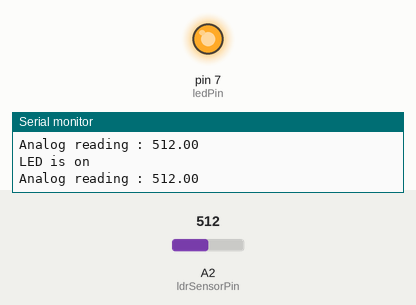
Simulated run of this sketch. Board: Arduino Uno, built with avr-gcc and run on an emulated ATmega328P. Shown: output pins drawn as LEDs (lit = HIGH), the last lines printed to the serial monitor. Inputs (shaded band) come from the test bench; at power-on: A2 (ldrSensorPin) = 512.

Above: at 1.2 s.
1.3 s: A2 (ldrSensorPin) set to 243
4.3 s: A2 (ldrSensorPin) set to 213
At 5.5 s:
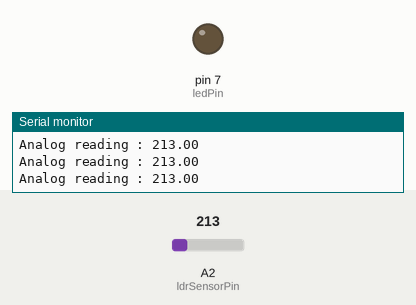
5.8 s: A2 (ldrSensorPin) set to 1023
At 6.2 s:
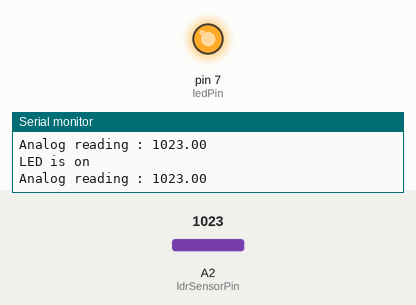
7.3 s: A2 (ldrSensorPin) set to 214
At 8.1 s:
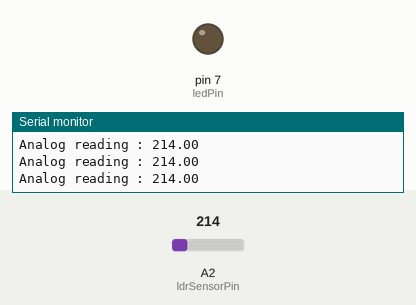
Timing chart, 0 to 9.8 s (numbered marks = the images above; inputs shaded):
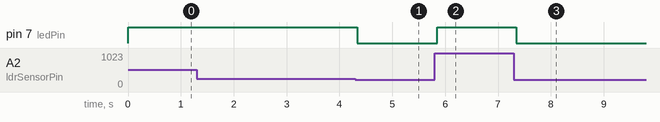

The sketch:

ldr.ino
```cpp
const int ldrSensorPin = A2;
const int ledPin = 7;
float sensorValue;

void setup(){
  pinMode(ledPin, OUTPUT);
  Serial.begin(9600);
}

void loop(){

  sensorValue = analogRead(ldrSensorPin);
  Serial.print("Analog reading : ");
  Serial.println(sensorValue);

  if (sensorValue > 224){

    digitalWrite(ledPin, HIGH);
    Serial.println("LED is on");

  }
  else {
    digitalWrite(ledPin, LOW);
  }

  // delay(2000);
}
```

Measured:
- the behaviour switches between 225 and 224 on A2 (ldrSensorPin) (found by bisection; images 0 and 1)
- after the input at 4.3 s, pin 7 (ledPin): HIGH → LOW at once
- after the input at 5.8 s, pin 7 (ledPin): LOW → HIGH after 0.05 s
- after the input at 7.3 s, pin 7 (ledPin): HIGH → LOW after 0.05 s
